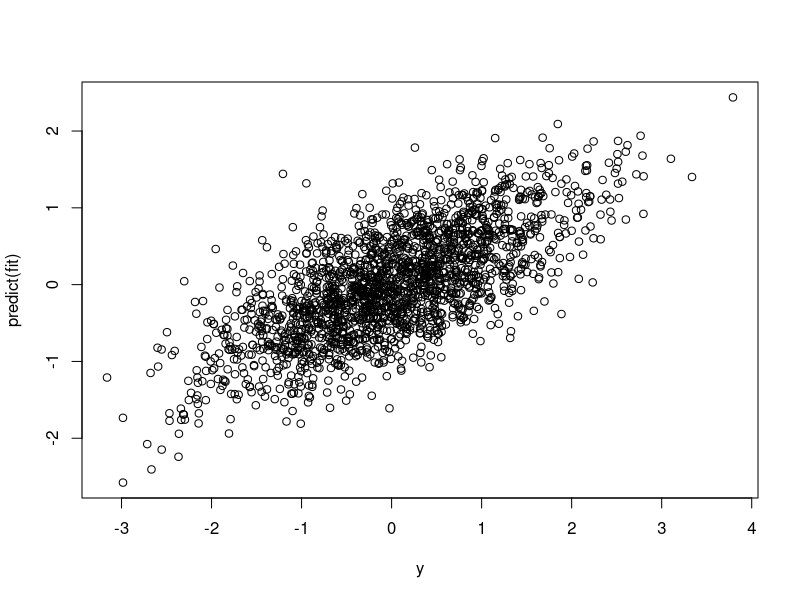
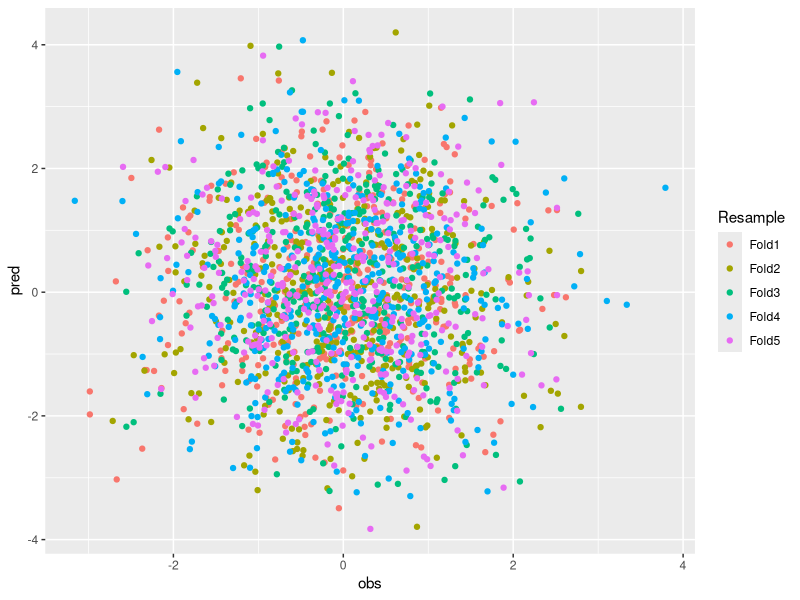
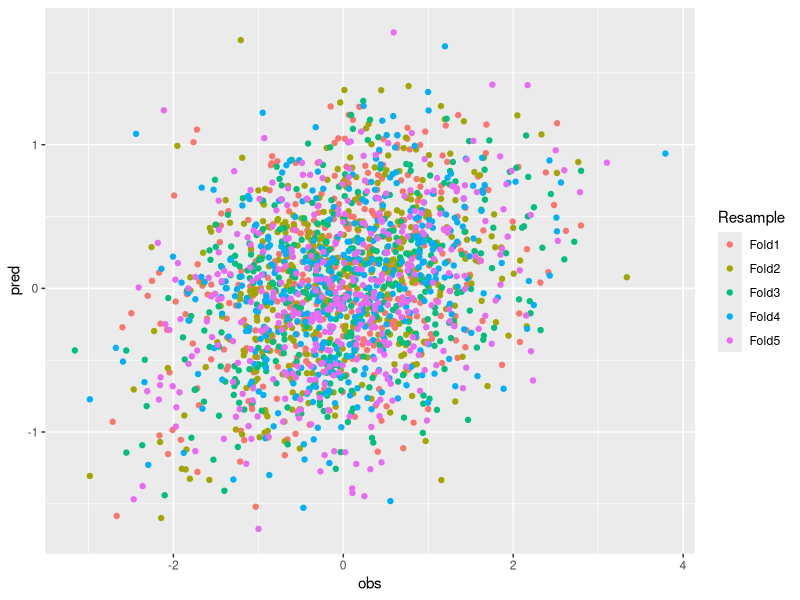

Source code (R) for these figures, in order:
## ---- chunk 1
library(caret)
n <- 2000 # observations
p <- 1000 # features
x <- matrix(rnorm(n*p),ncol=p,dimnames=list(seq_len(n),seq_len(p)))
y <- rnorm(n)
fit <- train(x, y, method="lm", trControl=trainControl(method="none"))
fit$results
plot(y, predict(fit))
cor(y, predict(fit))
## ---- chunk 2
trCtl <- trainControl(method="cv", number=5, savePredictions=TRUE)
fit <- train(x, y, method="lm", trControl=trCtl)
## ---- chunk 3
fit$results
head(fit$pred)
## ---- chunk 4
getR2 <- function(pred) {
  r2s <- sapply(1:5, function(i) {
    idx <- pred[,"Resample"] == paste0("Fold",i)
    cor(pred[idx,2], pred[idx,1])^2
  })
  mean(r2s)
}
getR2(fit$pred)
## ---- chunk 5
library(ggplot2)
ggplot(fit$pred, aes(obs, pred, color=Resample)) + geom_point()
## ---- chunk 6
cors <- cor(x, y)[,1]
q <- quantile(abs(cors), .8)
x.filt <- x[,abs(cors) > q]
fit <- train(x.filt, y, method="lm", trControl=trCtl)
fit$results
## ---- chunk 7
ggplot(fit$pred, aes(obs, pred, color=Resample)) + geom_point()
